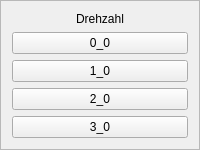
        <widget class="QFrame" name="frame_6">
         <property name="sizePolicy">
          <sizepolicy hsizetype="Ignored" vsizetype="Preferred">
           <horstretch>0</horstretch>
           <verstretch>0</verstretch>
          </sizepolicy>
         </property>
         <property name="frameShape">
          <enum>QFrame::StyledPanel</enum>
         </property>
         <property name="frameShadow">
          <enum>QFrame::Raised</enum>
         </property>
         <layout class="QVBoxLayout" name="verticalLayout_3">
          <item alignment="Qt::AlignHCenter">
           <widget class="QLabel" name="rotational_speed_l2">
            <property name="layoutDirection">
             <enum>Qt::LeftToRight</enum>
            </property>
            <property name="text">
             <string>Drehzahl</string>
            </property>
            <property name="alignment">
             <set>Qt::AlignCenter</set>
            </property>
            <property name="wordWrap">
             <bool>true</bool>
            </property>
           </widget>
          </item>
          <item>
           <widget class="QPushButton" name="pushButton">
            <property name="sizePolicy">
             <sizepolicy hsizetype="Preferred" vsizetype="Preferred">
              <horstretch>0</horstretch>
              <verstretch>0</verstretch>
             </sizepolicy>
            </property>
            <property name="text">
             <string>0_0</string>
            </property>
           </widget>
          </item>
          <item>
           <widget class="QPushButton" name="pushButton_2">
            <property name="sizePolicy">
             <sizepolicy hsizetype="Preferred" vsizetype="Preferred">
              <horstretch>0</horstretch>
              <verstretch>0</verstretch>
             </sizepolicy>
            </property>
            <property name="text">
             <string>1_0</string>
            </property>
           </widget>
          </item>
          <item>
           <widget class="QPushButton" name="pushButton_3">
            <property name="sizePolicy">
             <sizepolicy hsizetype="Preferred" vsizetype="Preferred">
              <horstretch>0</horstretch>
              <verstretch>0</verstretch>
             </sizepolicy>
            </property>
            <property name="text">
             <string>2_0</string>
            </property>
           </widget>
          </item>
          <item>
           <widget class="QPushButton" name="pushButton_4">
            <property name="sizePolicy">
             <sizepolicy hsizetype="Preferred" vsizetype="Preferred">
              <horstretch>0</horstretch>
              <verstretch>0</verstretch>
             </sizepolicy>
            </property>
            <property name="text">
             <string>3_0</string>
            </property>
           </widget>
          </item>
         </layout>
        </widget>
